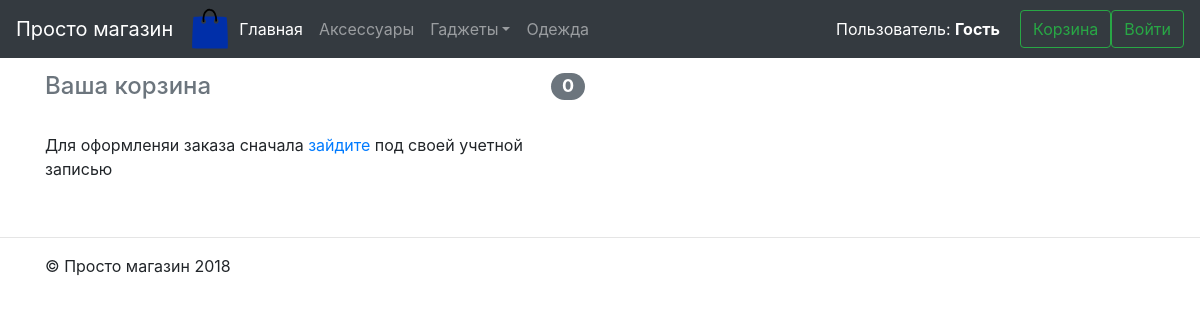
The page /cart on the database its author committed.
### app/models.py (models this page shows, shortened)
class ProductCategory(models.Model):
    name = models.CharField(max_length=64)
    parent = models.ForeignKey('ProductCategory', on_delete=models.SET_NULL,
                               blank=True, null=True, related_name='subcategories')
    slug = models.SlugField(max_length=64, blank=True)
    def __str__(self):
        return self.name
    class Meta:
        verbose_name = "Категория товаров"
        verbose_name_plural = "Категории товаров"

### app/views.py (the view)
# urls.py: path('cart', cart_view, name='cart'),
def cart_view(request):
    template = 'app/cart.html'
    context = {}
    product_slug = request.POST.get('product_name')
    user = request.user
    if request.user.is_authenticated:
        if product_slug:
            product = Product.objects.get(slug=product_slug)
            try:
                product_in_cart = ProductInCart.objects.get(user=user, product=product)
            except ProductInCart.DoesNotExist:
                ProductInCart.objects.create(user=user,
                                             product=product,
                                             count=1)
            else:
                product_in_cart.count += 1
                product_in_cart.save()
        context['cart_list'] = get_cart_by_user(user)
        response = render(request, template, context)
        response.delete_cookie('cart_list')
    else:
        cart_list_str = request.COOKIES.get('cart_list')
        cart_list = json.loads(cart_list_str) if cart_list_str else {}
        if product_slug:
            cart_list[product_slug] = cart_list.get(product_slug, 0) + 1
        context['cart_list'] = []
        for item, count in cart_list.items():
            context['cart_list'].append((Product.objects.get(slug=item), count))
        response = render(request, template, context)
        response.set_cookie('cart_list', json.dumps(cart_list))
    return response

### app/context_processors.py (called while the page is built)
def category(request):
    return {'categories': ProductCategory.objects.prefetch_related('subcategories').filter(parent__isnull=True).order_by('name')}

### app/templates/app/cart.html (shortened to what this page needs)
{% extends 'app/base.html' %}
{% load static %}
{% block content %}
<div class="container mt-3">
  <div class="row">
    <div class="col-lg-6 col-md-9 col-sm-12 order-md-2 mb-4">
      <h4 class="d-flex justify-content-between align-items-center mb-3">
        <span class="text-muted">Ваша корзина</span>
        <span class="badge badge-secondary badge-pill"> {{ cart_list|length }}</span>
      </h4>
      {% if user.is_authenticated %}
        <form class="card p-2" method="post" action="{% url 'checkout' %}">
          {% csrf_token %}
          <button type="submit" class="btn btn-secondary">Заказать</button>
        </form>
      {% else %}
      <p>Для оформленяи заказа сначала <a href="{% url 'login' %}">зайдите</a> под своей учетной записью</p>
      {% endif %}
    </div>
  </div>
</div>
{% endblock %}

### app/templates/app/base.html (shortened to what this page needs)
{% load static %}
<!DOCTYPE html>
<html lang="en" >
<head>
  <link rel="stylesheet" href="{% static 'app/css/bootstrap.min.css' %}">
  <link rel="stylesheet" href="{% static 'app/css/main.css' %}">
</head>
<body class="" data-gr-c-s-loaded="true">
<nav class="navbar navbar-expand-md navbar-dark fixed-top bg-dark">
  <a class="navbar-brand" href="{% url 'main' %}">Просто магазин</a>
  <img src="{% static 'app/images/logo.svg' %}" alt="" width="42" height="42">
  <div class="collapse navbar-collapse" id="navbarsExampleDefault">
    <ul class="navbar-nav mr-auto">
      <li class="nav-item active">
        <a class="nav-link" href="{% url 'main' %}">
          Главная</a>
      </li>
      {% for category in categories %}
        {% if category.subcategories.all %}
          <li class="nav-item dropdown">
            <a class="nav-link dropdown-toggle" href="#" id="dropdown01"
               data-toggle="dropdown" aria-haspopup="true" aria-expanded="false">
              {{ category }}</a>
          </li>
        {% else %}
          <li class="nav-item">
            <a class="nav-link" href="{% url 'category' category.slug %}">
              {{ category }}</a>
          </li>
        {% endif %}
      {% endfor %}
    </ul>
    <div style="color:white; margin-right: 20px">
      Пользователь: <b>
    {% if request.user.is_authenticated %}
      {{ user.get_username }}
    {% else %}
      Гость
    {% endif %}
      </b>
    </div>
    <a class="btn btn-outline-success my-2 my-sm-0" role="button"
       href="{% url 'cart' %}">
      Корзина</a>
    {% if request.user.is_authenticated %}
      <a class="btn btn-outline-success my-2 my-sm-0" role="button"
         href="{% url 'logout' %}">
        Выйти</a>
    {% else %}
      <a class="btn btn-outline-success my-2 my-sm-0" role="button"
         href="{% url 'login' %}">
        Войти</a>
    {% endif %}
  </div>
</nav>
{% block content %}Страница в разработке{% endblock %}
<hr>
<footer class="container">
  <p>© Просто магазин 2018</p>
</footer>
</body>
</html>

### rows shown on the page
ProductCategory: name "Аксессуары"
ProductCategory: name "Гаджеты"
ProductCategory: name "Одежда"

### other values the page prints
{{ cart_list|length }} "0"
